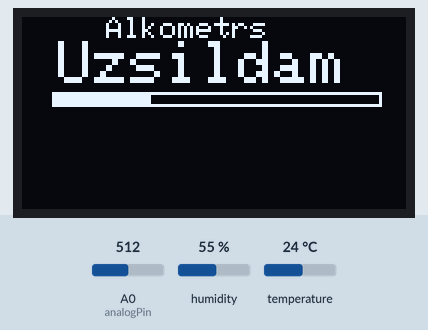
Bench run of a sketch on a simulated Arduino Uno, built with avr-gcc and run on an emulated ATmega328P. Parts: 128×64 one-colour display. Inputs (shaded band) come from the test bench; at power-on: A0 (analogPin) = 512, humidity 55 %, temperature 24 °C.

Above: at 1.8 s.
1.9 s: A0 (analogPin) set to 440
At 4.6 s:
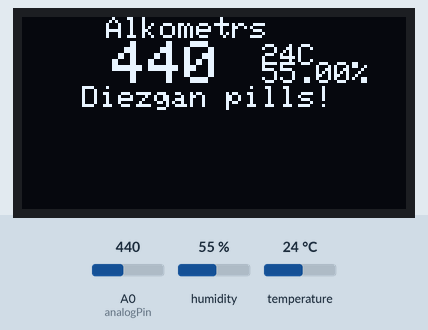
5.8 s: A0 (analogPin) set to 460
At 7.0 s:
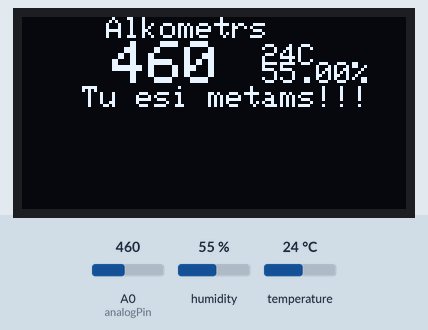
7.9 s: A0 (analogPin) set to 306
At 9.5 s:
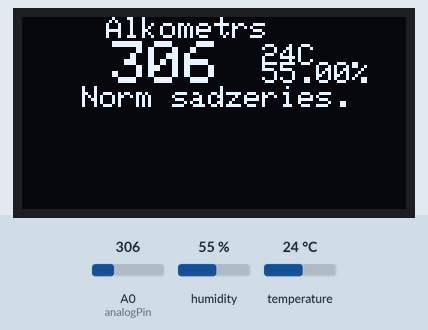
10.1 s: A0 (analogPin) set to 266
At 11.8 s:
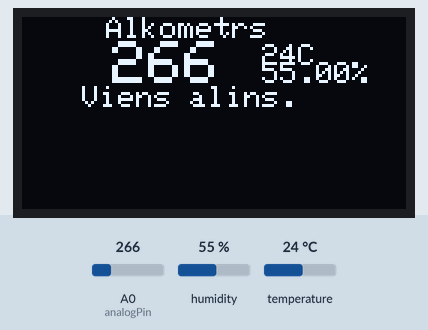
12.2 s: A0 (analogPin) set to 211
At 14.1 s:
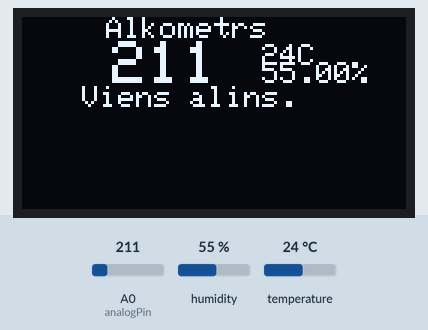
14.4 s: A0 (analogPin) set to 188
At 15.4 s:
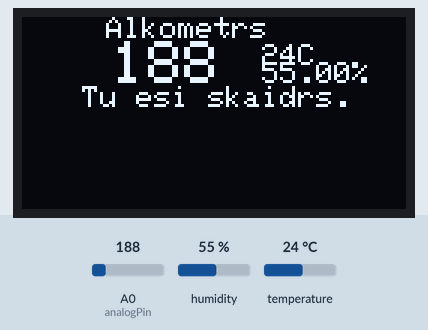
Timing chart, 0 to 17.4 s (numbered marks = the images above; inputs shaded):
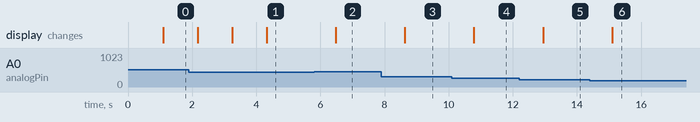

Measured:
- the behaviour switches between 280 and 279 on A0 (analogPin) (found by bisection; images 3 and 4)
- the behaviour switches between 200 and 199 on A0 (analogPin) (found by bisection; images 5 and 6)
- after the input at 1.9 s, the display: first differs from a run without the input after 2.4 s (image 1)
- after the input at 5.8 s, the display: changes after 0.68 s (image 2)
- after the input at 7.9 s, the display: changes after 0.73 s (image 3)
- after the input at 10.1 s, the display: changes after 0.69 s (image 4)
- after the input at 12.2 s, the display: changes after 0.74 s (image 5)
- after the input at 14.4 s, the display: changes after 0.70 s (image 6)

The sketch:

Arduino_Breathalyzer.ino
```cpp
    /////////////////////////////////////////////////////////////////
   //             Arduino Breathalyzer Project             v1.01  //
  //       Get the latest version of the code here:              //
 //      http://educ8s.tv/arduino-breathalyzer-project          //
/////////////////////////////////////////////////////////////////

#include <SPI.h>
#include <Wire.h>
#include <Adafruit_GFX.h>
#include <Adafruit_SSD1306.h>
#include <dht.h>
dht DHT;

#define OLED_RESET 4
int TIME_UNTIL_WARMUP = 3;
unsigned long time;

#define DHT11_PIN 7

int analogPin = 0;
int val = 0;
int roundtemp = 0;
float temp = 0;
Adafruit_SSD1306 display(OLED_RESET);


void setup()   {
 Wire.begin();

 display.begin(SSD1306_SWITCHCAPVCC, 0x3C);
 display.clearDisplay();
}

void loop() {
  delay(1000);
  val = readAlcohol();
  printTitle();
  printWarming();
  int chk = DHT.read11(DHT11_PIN);

  time = millis()/1000;

  if(time<=TIME_UNTIL_WARMUP)
  {
    time = map(time, 0, TIME_UNTIL_WARMUP, 0, 100);
    display.drawRect(10, 25, 110, 5, WHITE); //Empty Bar
    display.fillRect(10, 25, time, 5,WHITE);
  }else
  {
     printTitle();
     printAlcohol(val);
     printAlcoholLevel(val);
     dhtscreen();
  }
  display.display();

}


void printTitle()
{
  display.clearDisplay();
  display.setTextSize(1);
  display.setTextColor(WHITE);
  display.setCursor(28,0);
  display.println("Alkometrs");
}

void printWarming()
{
  display.setTextSize(2);
  display.setTextColor(WHITE);
  display.setCursor(12,8);
  display.println("Uzsildam");
}

void printAlcohol(int value)
{
  display.setTextSize(2);
  display.setTextColor(WHITE);
  display.setCursor(30,8);
  display.println(val);
}

void dhtscreen()
{
  display.setTextSize(1);
  display.setTextColor(WHITE);
  display.setCursor(80,9);
  display.print(round(DHT.temperature));
  display.print("C ");
  display.setCursor(80,15);
  display.print(DHT.humidity);
  display.print("%");
}

void printAlcoholLevel(int value)
{
  display.setTextSize(1);
  display.setTextColor(WHITE);
  display.setCursor(20,23);

  if(value<200)
  {
      display.println("Tu esi skaidrs.");
  }
  if (value>=200 && value<280)
  {
      display.println("Viens alins.");
  }
  if (value>=280 && value<350)
  {
      display.println("Norm sadzeries.");
  }
  if (value>=350 && value <450)
  {
      display.println("Diezgan pills!");
  }
  if(value>450)
  {
     display.println("Tu esi metams!!!");
  }
 }

 int readAlcohol()
 {
  int val = 0;
  int val1;
  int val2;
  int val3;


  display.clearDisplay();
  val1 = analogRead(analogPin);
  delay(10);
  val2 = analogRead(analogPin);
  delay(10);
  val3 = analogRead(analogPin);

  val = (val1+val2+val3)/3;
  return val;
 }
```
